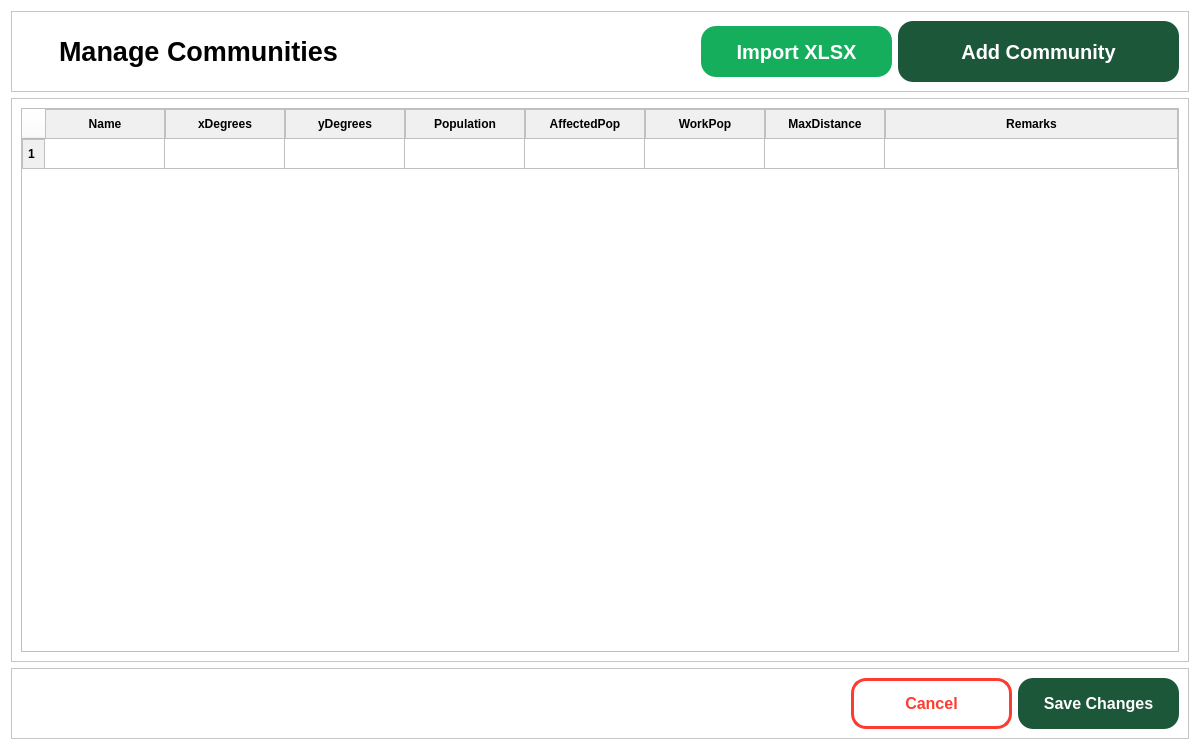
<?xml version="1.0" encoding="UTF-8"?>
<ui version="4.0">
 <class>EntityManagementCommunities</class>
 <widget class="QDialog" name="EntityManagementCommunities">
  <property name="geometry">
   <rect>
    <x>0</x>
    <y>0</y>
    <width>1200</width>
    <height>750</height>
   </rect>
  </property>
  <property name="windowTitle">
   <string>Dialog</string>
  </property>
  <property name="styleSheet">
   <string notr="true">* {
background-color: white;
}</string>
  </property>
  <layout class="QVBoxLayout" name="verticalLayout">
   <item>
    <widget class="QFrame" name="frame">
     <property name="frameShape">
      <enum>QFrame::StyledPanel</enum>
     </property>
     <property name="frameShadow">
      <enum>QFrame::Raised</enum>
     </property>
     <layout class="QHBoxLayout" name="horizontalLayout">
      <item>
       <widget class="QPushButton" name="mc_back_btn">
        <property name="cursor">
         <cursorShape>PointingHandCursor</cursorShape>
        </property>
        <property name="styleSheet">
         <string notr="true">QPushButton{
	background-color: none;
	border: none;
}</string>
        </property>
        <property name="text">
         <string/>
        </property>
        <property name="icon">
         <iconset resource="resources.qrc">
          <normaloff>:/ICONS/462547553_520698087383761_137860076397263527_n.png</normaloff>:/ICONS/462547553_520698087383761_137860076397263527_n.png</iconset>
        </property>
        <property name="iconSize">
         <size>
          <width>40</width>
          <height>40</height>
         </size>
        </property>
        <property name="checkable">
         <bool>true</bool>
        </property>
        <property name="checked">
         <bool>true</bool>
        </property>
       </widget>
      </item>
      <item>
       <widget class="QLabel" name="label">
        <property name="font">
         <font>
          <pointsize>20</pointsize>
          <weight>75</weight>
          <bold>true</bold>
         </font>
        </property>
        <property name="text">
         <string>Manage Communities</string>
        </property>
       </widget>
      </item>
      <item>
       <spacer name="horizontalSpacer">
        <property name="orientation">
         <enum>Qt::Horizontal</enum>
        </property>
        <property name="sizeHint" stdset="0">
         <size>
          <width>40</width>
          <height>20</height>
         </size>
        </property>
       </spacer>
      </item>
      <item>
       <widget class="QPushButton" name="mc_import_btn">
        <property name="minimumSize">
         <size>
          <width>191</width>
          <height>51</height>
         </size>
        </property>
        <property name="maximumSize">
         <size>
          <width>161</width>
          <height>51</height>
         </size>
        </property>
        <property name="font">
         <font>
          <pointsize>15</pointsize>
          <weight>75</weight>
          <bold>true</bold>
         </font>
        </property>
        <property name="cursor">
         <cursorShape>PointingHandCursor</cursorShape>
        </property>
        <property name="styleSheet">
         <string notr="true">QPushButton {
    background-color: #14AE5C;
    color: white;
    padding: 5px;
    border: none;
    border-radius: 15px;
}

QPushButton:hover {
    background-color: #12c753;
}

QPushButton:pressed {
    background-color: #E63946;
}
</string>
        </property>
        <property name="text">
         <string>Import XLSX</string>
        </property>
        <property name="checkable">
         <bool>true</bool>
        </property>
       </widget>
      </item>
      <item>
       <widget class="QPushButton" name="mc_add_community_btn">
        <property name="minimumSize">
         <size>
          <width>281</width>
          <height>61</height>
         </size>
        </property>
        <property name="font">
         <font>
          <pointsize>15</pointsize>
          <weight>75</weight>
          <bold>true</bold>
         </font>
        </property>
        <property name="cursor">
         <cursorShape>PointingHandCursor</cursorShape>
        </property>
        <property name="styleSheet">
         <string notr="true">QPushButton {
    background-color: #1C5739;
    color: white;
    padding: 5px;
    border: none;
    border-radius: 15px;
}

QPushButton:hover {
    background-color: #25754c;
}

QPushButton:pressed {
    background-color: #1C5739;
}
</string>
        </property>
        <property name="text">
         <string>Add Community</string>
        </property>
        <property name="icon">
         <iconset resource="resources.qrc">
          <normaloff>:/ICONS/460625174_1063840541791504_8083137884705313080_n.png</normaloff>:/ICONS/460625174_1063840541791504_8083137884705313080_n.png</iconset>
        </property>
        <property name="iconSize">
         <size>
          <width>35</width>
          <height>35</height>
         </size>
        </property>
        <property name="checkable">
         <bool>true</bool>
        </property>
        <property name="default">
         <bool>false</bool>
        </property>
        <property name="flat">
         <bool>false</bool>
        </property>
       </widget>
      </item>
     </layout>
    </widget>
   </item>
   <item>
    <widget class="QFrame" name="frame_2">
     <property name="frameShape">
      <enum>QFrame::StyledPanel</enum>
     </property>
     <property name="frameShadow">
      <enum>QFrame::Raised</enum>
     </property>
     <layout class="QHBoxLayout" name="horizontalLayout_2">
      <item>
       <widget class="QTableWidget" name="communityInfo_table">
        <property name="styleSheet">
         <string notr="true">QHeaderView::section {
    font-weight: bold;
    background-color: #F0F0F0;
    color: black;            
    padding: 5px;              
    border: 1px solid #C0C0C0;
}

QTableWidget {
    background-color: transparent;
    gridline-color: #C0C0C0;
    border: 1px solid #C0C0C0;
}

QTableWidget::item {
	background-color: transparent;
	color: black;
    padding: 5px;
}

QTableWidget::item::selected {
	color: transparent;
}

QPushButton {
    background-color: transparent;
    border: none;
}

QPushButton:hover {
    background-color: #E8F4F8;
    border-radius: 5px;
}

QTableWidget::item:selected {
    background-color: #CCE7F0;
    color: black;
}
</string>
        </property>
        <property name="frameShadow">
         <enum>QFrame::Raised</enum>
        </property>
        <attribute name="horizontalHeaderVisible">
         <bool>true</bool>
        </attribute>
        <attribute name="horizontalHeaderDefaultSectionSize">
         <number>120</number>
        </attribute>
        <attribute name="horizontalHeaderMinimumSectionSize">
         <number>100</number>
        </attribute>
        <attribute name="horizontalHeaderStretchLastSection">
         <bool>true</bool>
        </attribute>
        <attribute name="verticalHeaderVisible">
         <bool>true</bool>
        </attribute>
        <attribute name="verticalHeaderHighlightSections">
         <bool>true</bool>
        </attribute>
        <row>
         <property name="text">
          <string>1</string>
         </property>
        </row>
        <column>
         <property name="text">
          <string>Name</string>
         </property>
        </column>
        <column>
         <property name="text">
          <string>xDegrees</string>
         </property>
        </column>
        <column>
         <property name="text">
          <string>yDegrees</string>
         </property>
        </column>
        <column>
         <property name="text">
          <string>Population</string>
         </property>
        </column>
        <column>
         <property name="text">
          <string>AffectedPop</string>
         </property>
        </column>
        <column>
         <property name="text">
          <string>WorkPop</string>
         </property>
        </column>
        <column>
         <property name="text">
          <string>MaxDistance</string>
         </property>
        </column>
        <column>
         <property name="text">
          <string>Remarks</string>
         </property>
        </column>
       </widget>
      </item>
     </layout>
    </widget>
   </item>
   <item>
    <widget class="QFrame" name="frame_3">
     <property name="sizePolicy">
      <sizepolicy hsizetype="Preferred" vsizetype="Minimum">
       <horstretch>0</horstretch>
       <verstretch>0</verstretch>
      </sizepolicy>
     </property>
     <property name="frameShape">
      <enum>QFrame::StyledPanel</enum>
     </property>
     <property name="frameShadow">
      <enum>QFrame::Raised</enum>
     </property>
     <layout class="QHBoxLayout" name="horizontalLayout_3">
      <item>
       <spacer name="horizontalSpacer_2">
        <property name="orientation">
         <enum>Qt::Horizontal</enum>
        </property>
        <property name="sizeHint" stdset="0">
         <size>
          <width>40</width>
          <height>20</height>
         </size>
        </property>
       </spacer>
      </item>
      <item>
       <widget class="QPushButton" name="mc_cancel_changes_btn">
        <property name="minimumSize">
         <size>
          <width>161</width>
          <height>51</height>
         </size>
        </property>
        <property name="maximumSize">
         <size>
          <width>161</width>
          <height>51</height>
         </size>
        </property>
        <property name="font">
         <font>
          <pointsize>12</pointsize>
          <weight>75</weight>
          <bold>true</bold>
         </font>
        </property>
        <property name="cursor">
         <cursorShape>PointingHandCursor</cursorShape>
        </property>
        <property name="styleSheet">
         <string notr="true">QPushButton {
    background-color: #fff;
    color: #FF3B30;
    padding: 5px;
    border: 3px solid #FF3B30 ;
    border-radius: 15px;
}

QPushButton:hover {
    background-color: #f0f0f0;
}

QPushButton:pressed {
    background-color: #E63946;
}
</string>
        </property>
        <property name="text">
         <string>Cancel</string>
        </property>
        <property name="checkable">
         <bool>true</bool>
        </property>
       </widget>
      </item>
      <item>
       <widget class="QPushButton" name="mc_save_changes_btn">
        <property name="minimumSize">
         <size>
          <width>161</width>
          <height>51</height>
         </size>
        </property>
        <property name="maximumSize">
         <size>
          <width>161</width>
          <height>51</height>
         </size>
        </property>
        <property name="font">
         <font>
          <pointsize>12</pointsize>
          <weight>75</weight>
          <bold>true</bold>
         </font>
        </property>
        <property name="cursor">
         <cursorShape>PointingHandCursor</cursorShape>
        </property>
        <property name="styleSheet">
         <string notr="true">QPushButton {
    background-color: #1C5739;
    color: white;
    padding: 5px;
    border: none;
    border-radius: 15px;
}

QPushButton:hover {
    background-color: #25754c;
}

QPushButton:pressed {
    background-color: #1C5739;
}
</string>
        </property>
        <property name="text">
         <string>Save Changes</string>
        </property>
        <property name="checkable">
         <bool>true</bool>
        </property>
       </widget>
      </item>
     </layout>
    </widget>
   </item>
  </layout>
 </widget>
 <resources>
  <include location="resources.qrc"/>
 </resources>
 <connections/>
</ui>
